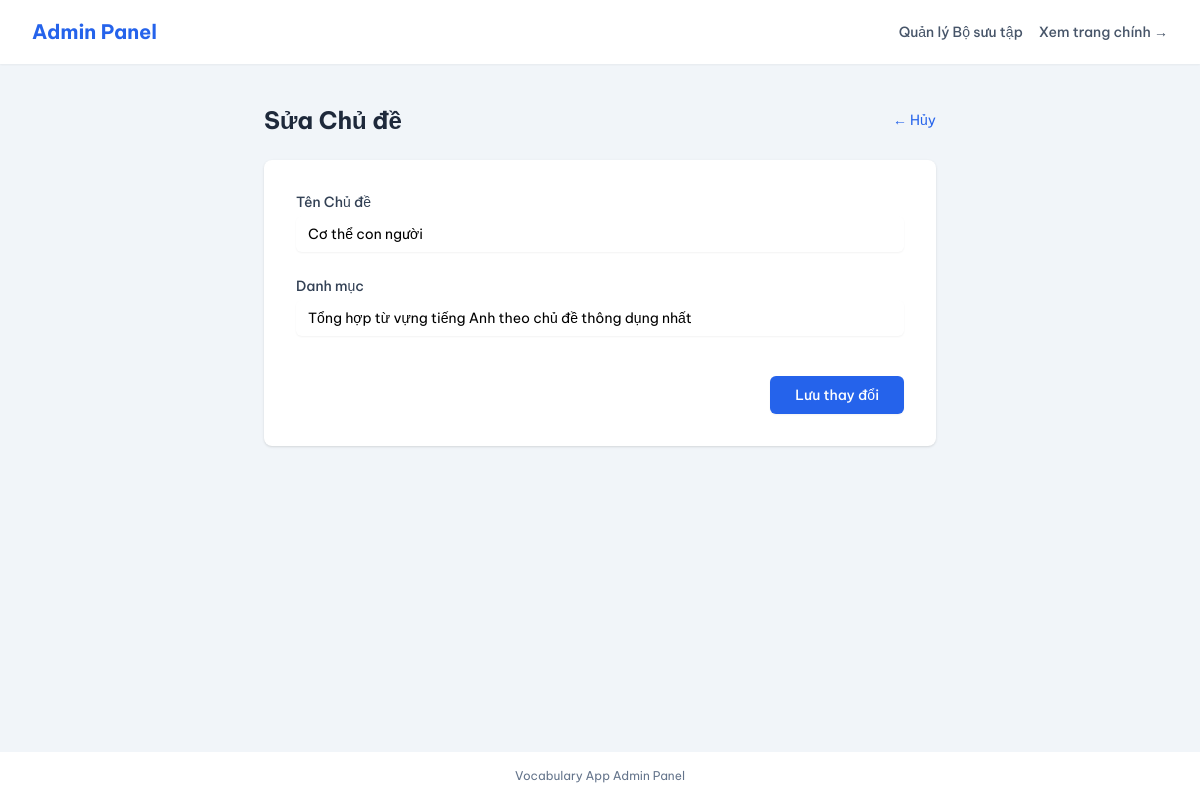
The app's page /admin/topics/edit/1 with its own data.
### tables this page shows
CREATE TABLE topics (
            id INTEGER PRIMARY KEY AUTOINCREMENT,
            name TEXT NOT NULL,
            category TEXT NOT NULL,
            position INTEGER,
            collection_id INTEGER NOT NULL,
            FOREIGN KEY (collection_id) REFERENCES collections (id) ON DELETE CASCADE
        );

### app/admin/routes.py (the view, shortened to what this page needs)
@bp.route('/topics/edit/<int:id>', methods=['GET', 'POST'])
def edit_topic(id):
    conn = get_db_connection()
    topic = conn.execute('SELECT * FROM topics WHERE id = ?', (id,)).fetchone()
    conn.close()
    if topic is None:
        flash('Không tìm thấy chủ đề này.', 'error')
        return redirect(url_for('admin.manage_collections'))
    return render_template('admin/edit_topic.html', topic=topic)

### app/admin/routes.py (called while the page is built)
def get_db_connection():
    db_path = current_app.instance_path + '/vocabulary.db'
    conn = sqlite3.connect(db_path)
    conn.row_factory = sqlite3.Row
    conn.execute("PRAGMA foreign_keys = ON")
    return conn

### app/templates/admin/edit_topic.html (shortened to what this page needs)
{% extends 'admin/layout.html' %}
{% block content %}
<div class="max-w-2xl mx-auto">
    <div class="flex justify-between items-center mb-6">
        <h1 class="text-2xl font-bold text-slate-800">Sửa Chủ đề</h1>
        <a href="{{ url_for('admin.manage_topics', collection_id=topic.collection_id) }}" class="text-sm text-blue-600 hover:underline">← Hủy</a>
    </div>
    <div class="bg-white p-6 md:p-8 rounded-lg shadow">
        <form method="post" class="space-y-6">
            <div>
                <label for="name" class="block text-sm font-medium text-slate-700">Tên Chủ đề</label>
                <input type="text" name="name" id="name" value="{{ topic.name }}" required class="mt-1 block w-full border-slate-300 rounded-md shadow-sm py-2 px-3 focus:outline-none focus:ring-2 focus:ring-blue-500 focus:border-blue-500 sm:text-sm">
            </div>
            <div>
                <label for="category" class="block text-sm font-medium text-slate-700">Danh mục</label>
                <input type="text" name="category" id="category" value="{{ topic.category }}" required class="mt-1 block w-full border-slate-300 rounded-md shadow-sm py-2 px-3 focus:outline-none focus:ring-2 focus:ring-blue-500 focus:border-blue-500 sm:text-sm">
            </div>
            <div class="flex justify-end pt-4">
                <button type="submit" class="flex justify-center py-2 px-6 border border-transparent rounded-md shadow-sm text-sm font-medium text-white bg-blue-600 hover:bg-blue-700 focus:outline-none focus:ring-2 focus:ring-offset-2 focus:ring-blue-500">Lưu thay đổi</button>
            </div>
        </form>
    </div>
</div>
{% endblock %}

### app/templates/admin/layout.html (style rules this page uses)
body { font-family: 'Be Vietnam Pro', sans-serif; }

### records on screen
topics: name "Cơ thể con người", category "Tổng hợp từ vựng tiếng Anh theo chủ đề thông dụng nhất"
